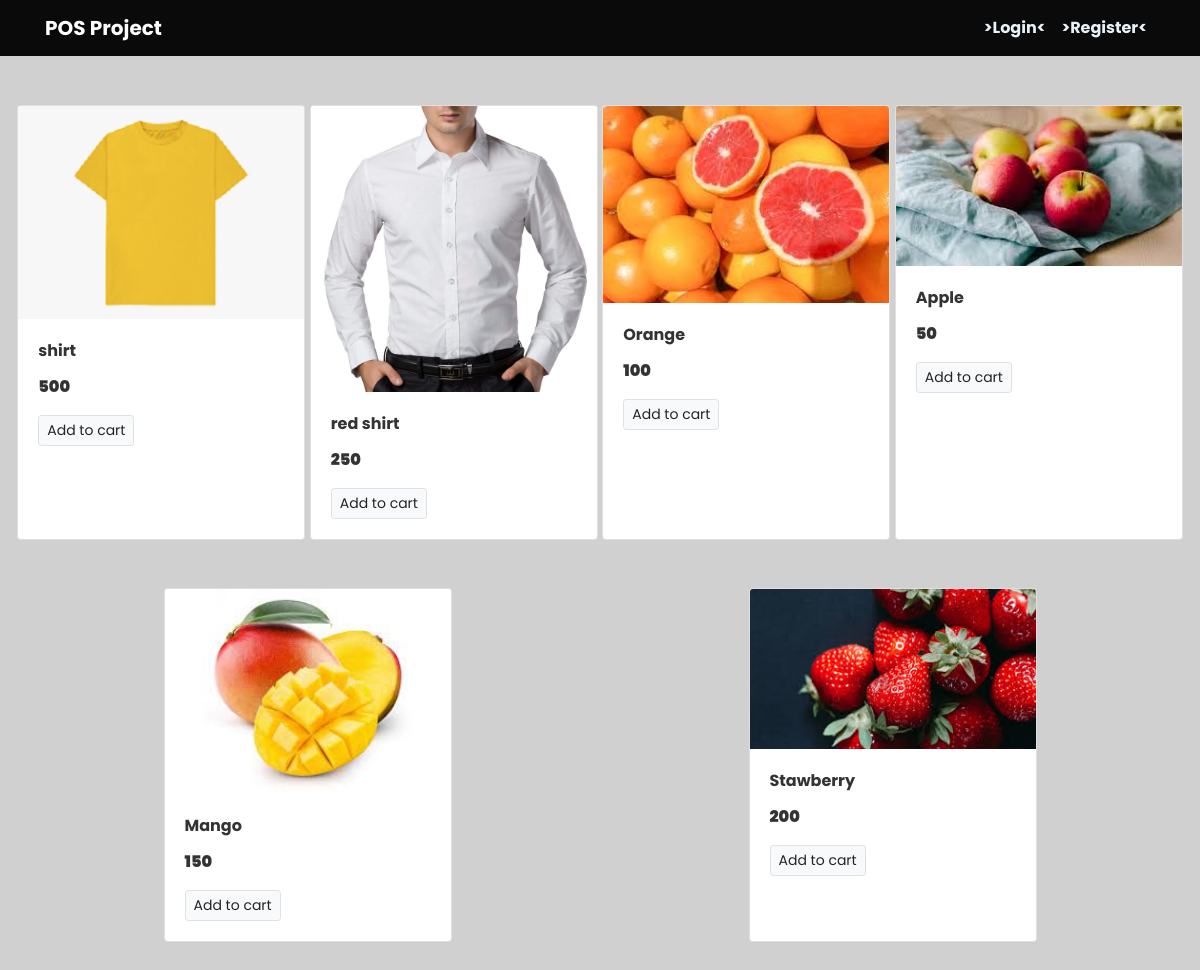
Screenshot of /pos/ with the database file from the repository.
### mainf/models/product.py (models this page shows)
class Product(models.Model):
    name = models.CharField(max_length=50)
    price = models.IntegerField(default=0)
    description = models.CharField(max_length=200,default='', null= True, blank=True)
    category = models.ForeignKey(Category, on_delete=models.CASCADE , default=1)
    image = models.ImageField(upload_to='uploads/products/')
    @staticmethod
    def get_all_products():
        return Product.objects.all()

### mainf/views.py (the view)
# urls.py: path('pos/', views.Pos, name='blog-pos'),
def Pos(request):
    prod= Product.get_all_products();
    return render(request, 'mainf/Pos.html',{'products':prod})

### mainf/templates/mainf/Pos.html (shortened to what this page needs)
<!DOCTYPE html>
<html lang="en">
<head>
    <link rel="stylesheet" href="https://maxcdn.bootstrapcdn.com/bootstrap/4.0.0/css/bootstrap.min.css">
</head>
{% extends "mainf/home.html" %}
{% block body %}
<body>
    <div class="container-fluid">
    <div class="row mx-auto mt-4" >
    {% for product in products %}
            <div class="card mx-auto mb-5" style="width: 18rem;">
                <img class="card-img-top" src="{{product.image.url}}" class="card-img-top" alt="Card image Cap">
                    <div class="card-body">
                        <p class="card-title">{{product.name}}</p>
                        <p class="card-text"><b>{{product.price}}</b></p>
                        <a href="#" class="btn btn-light border btn-sm">Add to cart</a>
                    </div>
            </div>
  {% endfor %}
    </div>
</div>
</body>
{% endblock body %}

### mainf/templates/mainf/home.html (shortened to what this page needs)
{% extends "mainf/base.html" %}

### mainf/templates/mainf/base.html (shortened to what this page needs)
{% load static %}
<!DOCTYPE html>
<html lang="en" dir="ltr">
<head>
    <link href='https://unpkg.com/boxicons@2.0.7/css/boxicons.min.css' rel='stylesheet'>
    <link rel="stylesheet" href="https://maxcdn.bootstrapcdn.com/bootstrap/4.0.0/css/bootstrap.min.css">
    <link rel="stylesheet" type="text/css" href="{% static 'mainf/main.css' %}">
    <link rel="stylesheet" href="{% static 'mainf/style.css' %}">
    <link rel="stylesheet"  type="text/css" href="{% static 'mainf/cards.css' %}">
<body>
    <header class="site-header">
      <nav class="navbar navbar-expand-md navbar-dark bg-steel fixed-top">
        <div class="container" id="first_nav">
          <a class="navbar-brand mr-2" href="{% url 'blog-home' %}">POS Project</a>
            <div class="navbar-nav">
              {% if user.is_authenticated %}
                <a class="nav-item nav-link" href="{% url 'logout' %}">>Logout<</a>
              {% else %}
                <a class="nav-item nav-link" href="{% url 'login' %}">>Login<</a>
                <a class="nav-item nav-link" href="{% url 'register' %}">>Register<</a>
              {% endif %}
            </div>
          </div>
      </nav>
    </header>
    <main role="main" class="container">
      <div class="row">
        <div class="col-md-8">
        </div>
  </div>
</main>
    {% block body %} {% endblock body%}
</body>
</html>

### mainf/static/mainf/main.css (style rules this page uses)
body { background-color: #D0D0D0; color: #333333; margin-top: 5rem; font-weight: bold; }
.bg-steel { background-color: #0A0A0A ; }
.site-header .navbar-nav .nav-link { color: #E7F1F8; }

### mainf/static/mainf/style.css (style rules this page uses)
* { margin: 0; padding: 0; box-sizing: border-box; font-family: 'Poppins', sans-serif; }
body { min-height: 100vh; width: 100%; position: relative overflow: hidden; }

### rows the page displays
Product: image (picture), name "shirt", price "500"
Product: image (picture), name "red shirt", price "250"
Product: image (picture), name "Orange", price "100"
Product: image (picture), name "Apple", price "50"
Product: image (picture), name "Mango", price "150"
Product: image (picture), name "Stawberry", price "200"
